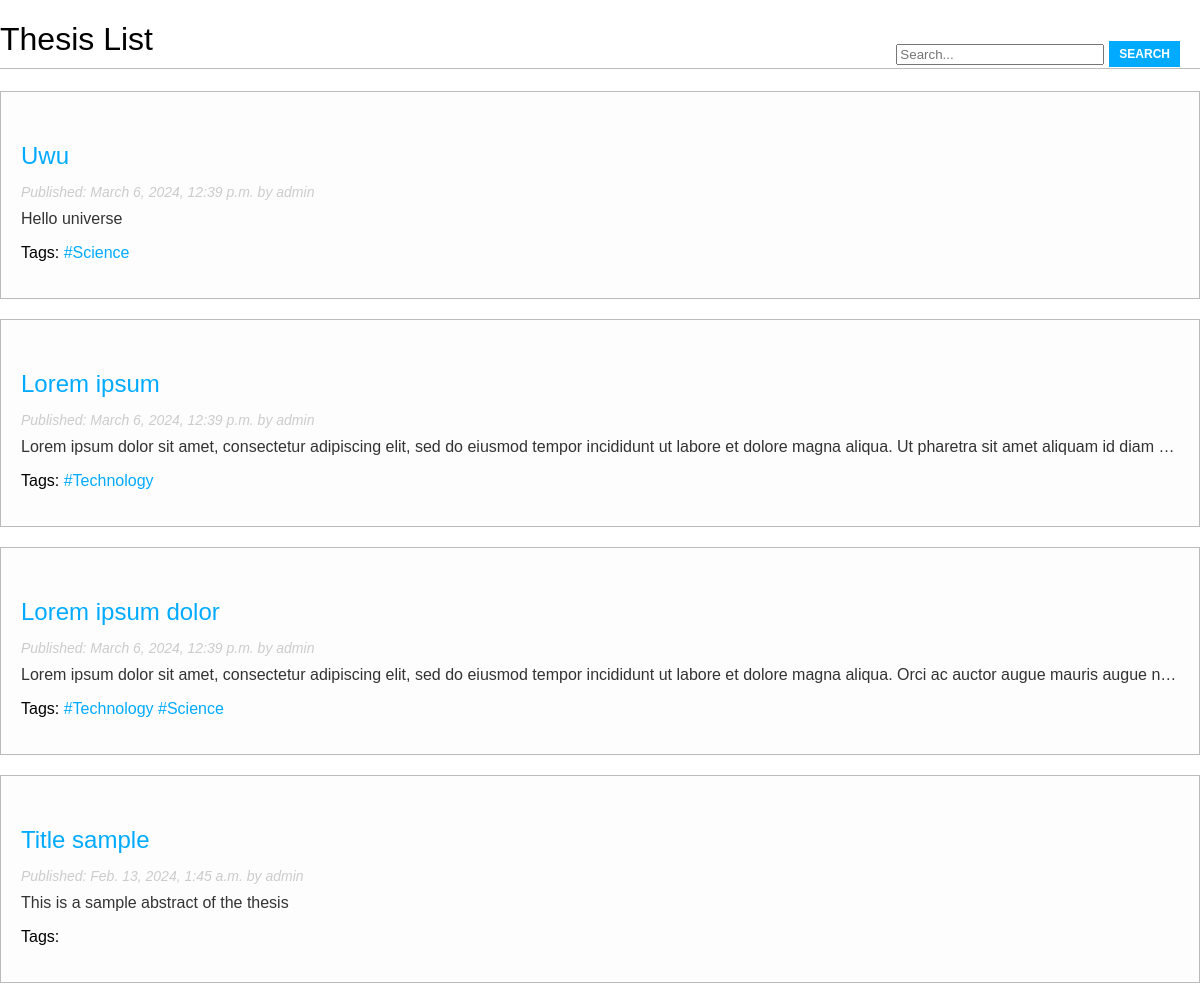
The page / on the database its author committed.
### web/models.py (models this page shows, shortened)
class Thesis(models.Model):
    title = models.CharField(max_length=200, unique=True)
    author = models.ForeignKey(User, on_delete=models.CASCADE, related_name='theses')
    publication_date = models.DateTimeField(auto_now=True)
    abstract = models.TextField()
    tags = TaggableManager()
    class Meta:
        ordering = ['-publication_date']

### web/views.py (the view)
# urls.py: path('', thesis_list, name="homepage"),
def thesis_list(request):
    theses = Thesis.objects.all()
    return render(request, 'post_list.html', {'theses': theses})

### web/templates/post_list.html (shortened to what this page needs)
<!DOCTYPE html>
<html lang="en">
<head>
</head>
<body>
    <h1>Thesis List</h1>
    <form id="search-form" method="GET" action="{% url 'thesis_search' %}">
        <input type="text" name="q" id="search" placeholder="Search...">
        <input type="submit" value="Search">
    </form>
    {% for thesis in theses %}
        <div class="thesis-container">
            <h2 class="thesis-title">
                <a href="{% url 'post_detail' thesis.id %}">{{ thesis.title }}</a>
            </h2>
            <p class="thesis-meta">
                Published: {{ thesis.publication_date }} by {{ thesis.author }}
            </p>
            <div class="thesis-preview">
                {% if thesis.abstract|length > 200 %}
                    {{ thesis.abstract|slice:":200" }}...
                {% else %}
                    {{ thesis.abstract }}
                {% endif %}
            </div>
            <p class="tags">Tags:
                {% for tag in thesis.tags.all %}
                    <a href="{% url 'tagged_thesis' tag.slug %}">#{{ tag.name }}</a>
                {% endfor %}
            </p>
        </div>
    {% endfor %}
</body>
</html>

### web/templates/post_list.html (style rules this page uses)
body { margin:0; padding:0; font-family:helvetica, sans-serif; position: relative; }
a { color:#00abff; text-decoration:none; }
h1 { font-weight:normal; border-bottom:1px solid #bbb; padding:0 0 10px 0; }
h2 { font-weight:normal; margin:30px 0 0; }
#search-form { position: absolute; top: 20px; right: 20px; display: flex; align-items: center; }
#search-form input[type="text"] { margin-right: 5px; width: 200px; }
input[type=submit] { font-weight:bold; background:#00abff; color:#fff; padding:6px 10px; font-size:12px; text-transform:uppercase; border: none; cursor: pointer; }
.thesis-container { background-color: #fdfdfd; padding: 20px; border: 1px solid #bbb; margin-bottom: 20px; }
.thesis-title { font-size: 24px; color: #00abff; margin-bottom: 10px; }
.thesis-meta { font-size: 14px; color: #ccc; margin-bottom: 10px; font-style: italic; }
.thesis-preview { font-size: 16px; color: #333; overflow: hidden; white-space: nowrap; text-overflow: ellipsis; }

### rows shown on the page
Thesis: title "Uwu", publication_date "March 6, 2024, 12:39 p.m.", author "admin", abstract "Hello universe"
Tag: name "Science"
Thesis: title "Lorem ipsum", publication_date "March 6, 2024, 12:39 p.m.", author "admin", abstract "Lorem ipsum dolor sit amet, consectetur adipiscing elit, sed do eiusmod tempor incididunt ut labore et dolore magna aliqua. Ut pharetra sit amet aliquam id diam…"
Tag: name "Technology"
Thesis: title "Lorem ipsum dolor", publication_date "March 6, 2024, 12:39 p.m.", author "admin", abstract "Lorem ipsum dolor sit amet, consectetur adipiscing elit, sed do eiusmod tempor incididunt ut labore et dolore magna aliqua. Orci ac auctor augue mauris augue n…"
Thesis: title "Title sample", publication_date "Feb. 13, 2024, 1:45 a.m.", author "admin", abstract "This is a sample abstract of the thesis"
